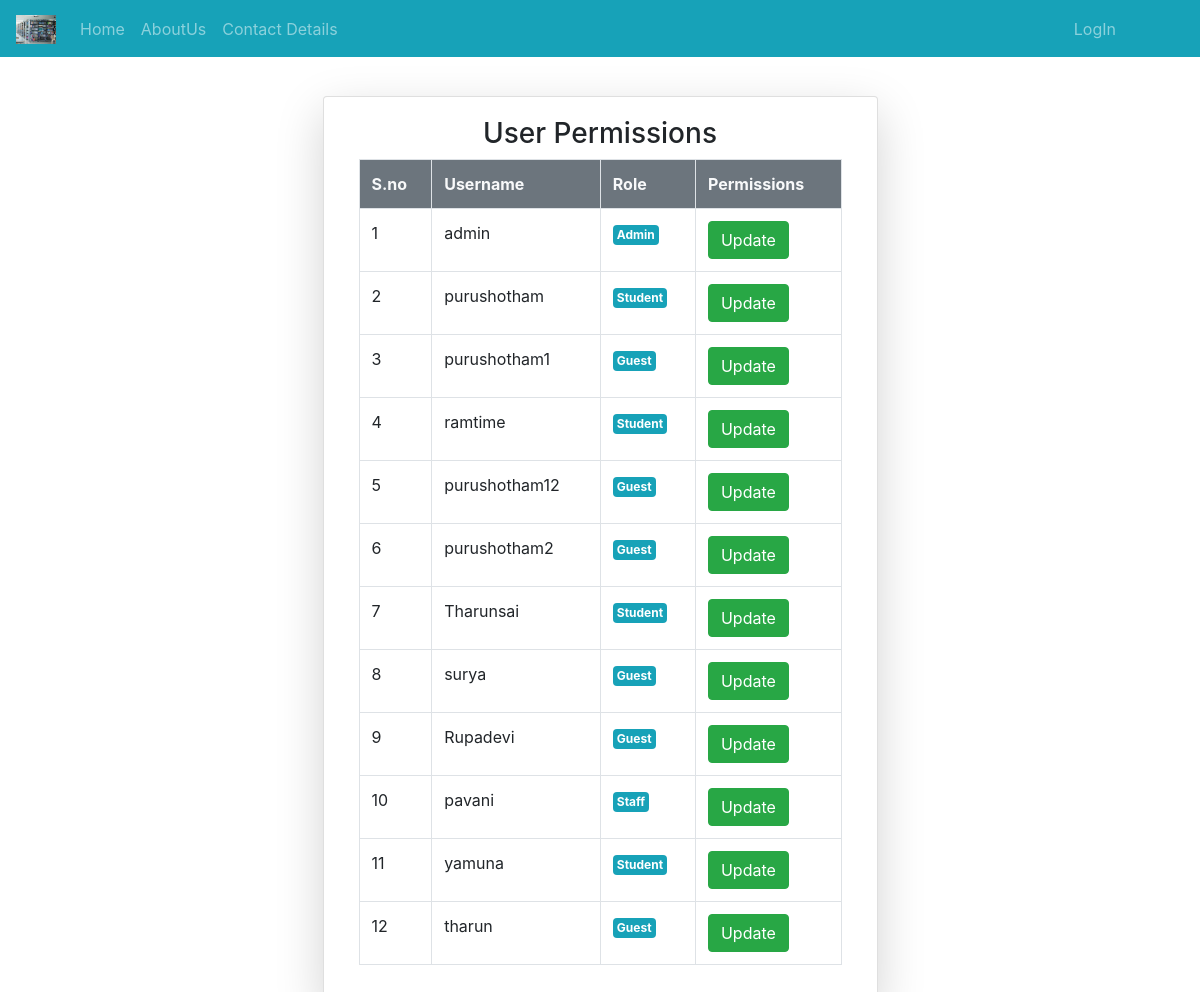
Page /gper/ on the committed database.
### Library_App/models.py (models this page shows)
class User(AbstractUser):
	t = (
		(1,'student'),
		(2,'guest'),
		(3,'Staff'),
		)
	r=[('CSE','CSE'),('ECE','ECE'),('CIVIL','CIVIL'),('Mechanical','Mechanical'),('EEE','EEE'),('MBA','MBA')]
	role = models.IntegerField(default=2,choices=t)
	g=[('M',"Male"),('F','Female')]
	age=models.IntegerField(default=10)
	gender=models.CharField(max_length=10,choices=g,default="F")
	impf=models.ImageField(upload_to='profiles/',default="profile.jpg")
	Rg_No=models.CharField(max_length=120,default="")
	Branch=models.CharField(choices=r,max_length=120,default="")
	phone_no=models.CharField(null=True,default="1234567890",max_length=10)
	address=models.CharField(max_length=200,default="Tirupathi")
	Id_Card=models.ImageField(upload_to='profiles/',default='')

### Library_App/views.py (the view)
# urls.py: path('gper/',views.adminpermissions,name='gperm'),
def adminpermissions(request):
	ty=User.objects.all()
	return render(request,'html/adminpermissions.html',{'q':ty})

### Library_App/templates/html/adminpermissions.html (shortened to what this page needs)
{% extends 'html/base.html' %}
{% block content %}
  <div class = "container">
  <div class = "card col-md-6 mx-auto mt-5 shadow-lg">
    <div class="card-body">
			<h3 class="text-center">User Permissions</h3>
			<table class="table table-bordered">
				<tr class="bg-secondary text-light">
					<th>S.no</th>
					<th>Username</th>
					<th>Role</th>
					<th>Permissions</th>
				</tr>
				{% for j in q %}
				<tr>
					<td>{{forloop.counter}}</td>
					<td>{{j.username}}</td>
					<td>
						{% if j.is_staff == 1 %}
						<span class=" p-1 badge badge-pills badge-info">Admin</span>
						{% elif j.role == 2 %}
						<span class=" p-1 badge badge-pills badge-info">Guest</span>
						{% elif j.role == 3 %}
						<span class=" p-1 badge badge-pills badge-info">Staff</span>
						{% else %}
						<span class="p-1 badge badge-pills badge-info">Student</span>
						{% endif %}
				</td>
					<td colspan="3">
						<a href="{% url 'up' j.id %}
						" class="btn btn-success">Update</a>
					</td>
				</tr>
				{% endfor %}
						</table>
	</div>
</div>
</div>
{% endblock %}

### rows in the picture
User: username "admin", is_staff "Admin"
User: username "purushotham", is_staff "Student"
User: username "purushotham1", is_staff "Guest"
User: username "ramtime", is_staff "Student"
User: username "purushotham12", is_staff "Guest"
User: username "purushotham2", is_staff "Guest"
User: username "Tharunsai", is_staff "Student"
User: username "surya", is_staff "Guest"
User: username "Rupadevi", is_staff "Guest"
User: username "pavani", is_staff "Staff"
User: username "yamuna", is_staff "Student"
User: username "tharun", is_staff "Guest"
